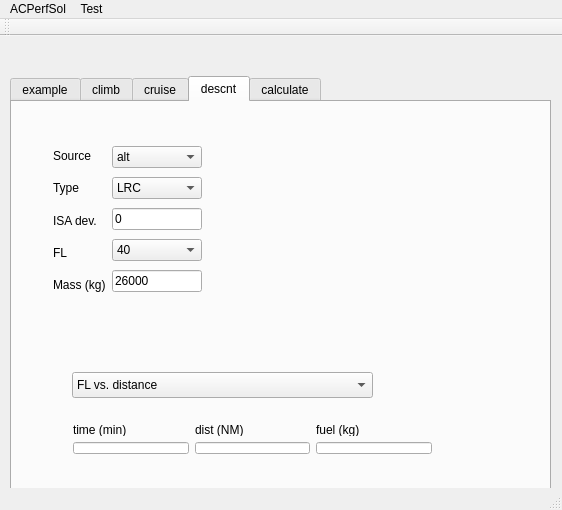
<?xml version="1.0" encoding="UTF-8"?>
<ui version="4.0">
 <class>MainWindow</class>
 <widget class="QMainWindow" name="MainWindow">
  <property name="geometry">
   <rect>
    <x>0</x>
    <y>0</y>
    <width>562</width>
    <height>510</height>
   </rect>
  </property>
  <property name="windowTitle">
   <string>MainWindow</string>
  </property>
  <widget class="QWidget" name="centralWidget">
   <widget class="QTabWidget" name="tabWidget">
    <property name="geometry">
     <rect>
      <x>10</x>
      <y>40</y>
      <width>541</width>
      <height>441</height>
     </rect>
    </property>
    <property name="currentIndex">
     <number>3</number>
    </property>
    <widget class="QWidget" name="tab">
     <attribute name="title">
      <string>example</string>
     </attribute>
     <widget class="QCustomPlot" name="customPlot" native="true">
      <property name="geometry">
       <rect>
        <x>60</x>
        <y>20</y>
        <width>401</width>
        <height>331</height>
       </rect>
      </property>
     </widget>
     <widget class="QLabel" name="label">
      <property name="geometry">
       <rect>
        <x>30</x>
        <y>0</y>
        <width>62</width>
        <height>16</height>
       </rect>
      </property>
      <property name="text">
       <string>TextLabel</string>
      </property>
     </widget>
    </widget>
    <widget class="QWidget" name="tab_2">
     <attribute name="title">
      <string>climb</string>
     </attribute>
     <widget class="QCustomPlot" name="climbdataPlot" native="true">
      <property name="geometry">
       <rect>
        <x>210</x>
        <y>20</y>
        <width>311</width>
        <height>241</height>
       </rect>
      </property>
     </widget>
     <widget class="QCheckBox" name="climb_CheckBox_ICE">
      <property name="geometry">
       <rect>
        <x>30</x>
        <y>250</y>
        <width>93</width>
        <height>20</height>
       </rect>
      </property>
      <property name="text">
       <string>anti ICE on</string>
      </property>
     </widget>
     <widget class="QWidget" name="layoutWidget">
      <property name="geometry">
       <rect>
        <x>60</x>
        <y>340</y>
        <width>391</width>
        <height>53</height>
       </rect>
      </property>
      <layout class="QVBoxLayout" name="verticalLayout_4">
       <item>
        <layout class="QHBoxLayout" name="horizontalLayout_4">
         <item>
          <widget class="QLabel" name="Label_time">
           <property name="text">
            <string>time (min)</string>
           </property>
          </widget>
         </item>
         <item>
          <widget class="QLabel" name="Label_dist">
           <property name="text">
            <string>dist (NM)</string>
           </property>
          </widget>
         </item>
         <item>
          <widget class="QLabel" name="Label_fuel">
           <property name="text">
            <string>fuel (kg)</string>
           </property>
          </widget>
         </item>
        </layout>
       </item>
       <item>
        <layout class="QHBoxLayout" name="horizontalLayout_3">
         <item>
          <widget class="QLineEdit" name="climb_lineEdit_Result_Time"/>
         </item>
         <item>
          <widget class="QLineEdit" name="climb_lineEdit_Result_Dist"/>
         </item>
         <item>
          <widget class="QLineEdit" name="climb_lineEdit_Result_Fuel"/>
         </item>
        </layout>
       </item>
      </layout>
     </widget>
     <widget class="QComboBox" name="climb_comboBox_PrintOptions">
      <property name="geometry">
       <rect>
        <x>30</x>
        <y>300</y>
        <width>451</width>
        <height>26</height>
       </rect>
      </property>
      <item>
       <property name="text">
        <string>FL vs. distance</string>
       </property>
      </item>
      <item>
       <property name="text">
        <string>FL vs. fuel</string>
       </property>
      </item>
      <item>
       <property name="text">
        <string>FL vs. time</string>
       </property>
      </item>
     </widget>
     <widget class="QWidget" name="">
      <property name="geometry">
       <rect>
        <x>12</x>
        <y>41</y>
        <width>171</width>
        <height>177</height>
       </rect>
      </property>
      <layout class="QHBoxLayout" name="horizontalLayout">
       <item>
        <layout class="QVBoxLayout" name="verticalLayout_2">
         <item>
          <widget class="QLabel" name="Source">
           <property name="text">
            <string>Source</string>
           </property>
          </widget>
         </item>
         <item>
          <widget class="QLabel" name="Type">
           <property name="text">
            <string>Type</string>
           </property>
          </widget>
         </item>
         <item>
          <widget class="QLabel" name="RPM">
           <property name="text">
            <string>RPM</string>
           </property>
          </widget>
         </item>
         <item>
          <widget class="QLabel" name="ISA">
           <property name="text">
            <string>ISA dev.</string>
           </property>
          </widget>
         </item>
         <item>
          <widget class="QLabel" name="FL">
           <property name="text">
            <string>FL</string>
           </property>
          </widget>
         </item>
         <item>
          <widget class="QLabel" name="Mass">
           <property name="text">
            <string>Mass (kg)</string>
           </property>
          </widget>
         </item>
        </layout>
       </item>
       <item>
        <layout class="QVBoxLayout" name="verticalLayout">
         <item>
          <widget class="QComboBox" name="climb_comboBox_Source">
           <property name="iconSize">
            <size>
             <width>16</width>
             <height>16</height>
            </size>
           </property>
           <item>
            <property name="text">
             <string>alt</string>
            </property>
           </item>
           <item>
            <property name="text">
             <string>neu</string>
            </property>
           </item>
          </widget>
         </item>
         <item>
          <widget class="QComboBox" name="climb_comboBox_Type">
           <property name="iconSize">
            <size>
             <width>16</width>
             <height>16</height>
            </size>
           </property>
           <item>
            <property name="text">
             <string>1</string>
            </property>
           </item>
           <item>
            <property name="text">
             <string>2</string>
            </property>
           </item>
           <item>
            <property name="text">
             <string>3</string>
            </property>
           </item>
          </widget>
         </item>
         <item>
          <widget class="QComboBox" name="climb_comboBox_RPM">
           <item>
            <property name="text">
             <string>850</string>
            </property>
           </item>
           <item>
            <property name="text">
             <string>900</string>
            </property>
           </item>
          </widget>
         </item>
         <item>
          <widget class="QLineEdit" name="climb_lineEdit_ISA">
           <property name="text">
            <string>0</string>
           </property>
          </widget>
         </item>
         <item>
          <widget class="QComboBox" name="climb_comboBox_FL">
           <item>
            <property name="text">
             <string>40</string>
            </property>
           </item>
           <item>
            <property name="text">
             <string>50</string>
            </property>
           </item>
           <item>
            <property name="text">
             <string>60</string>
            </property>
           </item>
           <item>
            <property name="text">
             <string>70</string>
            </property>
           </item>
           <item>
            <property name="text">
             <string>80</string>
            </property>
           </item>
           <item>
            <property name="text">
             <string>90</string>
            </property>
           </item>
           <item>
            <property name="text">
             <string>100</string>
            </property>
           </item>
           <item>
            <property name="text">
             <string>110</string>
            </property>
           </item>
           <item>
            <property name="text">
             <string>120</string>
            </property>
           </item>
           <item>
            <property name="text">
             <string>130</string>
            </property>
           </item>
           <item>
            <property name="text">
             <string>140</string>
            </property>
           </item>
           <item>
            <property name="text">
             <string>150</string>
            </property>
           </item>
           <item>
            <property name="text">
             <string>160</string>
            </property>
           </item>
           <item>
            <property name="text">
             <string>170</string>
            </property>
           </item>
           <item>
            <property name="text">
             <string>180</string>
            </property>
           </item>
           <item>
            <property name="text">
             <string>190</string>
            </property>
           </item>
           <item>
            <property name="text">
             <string>200</string>
            </property>
           </item>
           <item>
            <property name="text">
             <string>210</string>
            </property>
           </item>
           <item>
            <property name="text">
             <string>220</string>
            </property>
           </item>
           <item>
            <property name="text">
             <string>230</string>
            </property>
           </item>
           <item>
            <property name="text">
             <string>240</string>
            </property>
           </item>
           <item>
            <property name="text">
             <string>250</string>
            </property>
           </item>
           <item>
            <property name="text">
             <string>260</string>
            </property>
           </item>
           <item>
            <property name="text">
             <string>270</string>
            </property>
           </item>
          </widget>
         </item>
         <item>
          <widget class="QLineEdit" name="climb_lineEdit_Mass">
           <property name="text">
            <string>26000</string>
           </property>
          </widget>
         </item>
        </layout>
       </item>
      </layout>
     </widget>
    </widget>
    <widget class="QWidget" name="tab_3">
     <attribute name="title">
      <string>cruise</string>
     </attribute>
     <widget class="QCustomPlot" name="cruisedataPlot" native="true">
      <property name="geometry">
       <rect>
        <x>230</x>
        <y>30</y>
        <width>281</width>
        <height>241</height>
       </rect>
      </property>
     </widget>
     <widget class="QWidget" name="layoutWidget_2">
      <property name="geometry">
       <rect>
        <x>30</x>
        <y>40</y>
        <width>171</width>
        <height>177</height>
       </rect>
      </property>
      <layout class="QHBoxLayout" name="horizontalLayout_2">
       <item>
        <layout class="QVBoxLayout" name="verticalLayout_3">
         <item>
          <widget class="QLabel" name="Source_2">
           <property name="text">
            <string>Source</string>
           </property>
          </widget>
         </item>
         <item>
          <widget class="QLabel" name="Type_2">
           <property name="text">
            <string>Type</string>
           </property>
          </widget>
         </item>
         <item>
          <widget class="QLabel" name="ISA_2">
           <property name="text">
            <string>ISA dev.</string>
           </property>
          </widget>
         </item>
         <item>
          <widget class="QLabel" name="FL_2">
           <property name="text">
            <string>FL</string>
           </property>
          </widget>
         </item>
         <item>
          <widget class="QLabel" name="Mass_2">
           <property name="text">
            <string>Mass (kg)</string>
           </property>
          </widget>
         </item>
        </layout>
       </item>
       <item>
        <layout class="QVBoxLayout" name="verticalLayout_5">
         <item>
          <widget class="QComboBox" name="cruise_comboBox_Source">
           <property name="iconSize">
            <size>
             <width>16</width>
             <height>16</height>
            </size>
           </property>
           <item>
            <property name="text">
             <string>alt</string>
            </property>
           </item>
           <item>
            <property name="text">
             <string>neu</string>
            </property>
           </item>
          </widget>
         </item>
         <item>
          <widget class="QComboBox" name="cruise_comboBox_Type">
           <property name="iconSize">
            <size>
             <width>16</width>
             <height>16</height>
            </size>
           </property>
           <item>
            <property name="text">
             <string>LRC</string>
            </property>
           </item>
           <item>
            <property name="text">
             <string>ISC</string>
            </property>
           </item>
           <item>
            <property name="text">
             <string>HSC</string>
            </property>
           </item>
           <item>
            <property name="text">
             <string>MCR</string>
            </property>
           </item>
          </widget>
         </item>
         <item>
          <widget class="QLineEdit" name="cruise_lineEdit_ISA">
           <property name="text">
            <string>0</string>
           </property>
          </widget>
         </item>
         <item>
          <widget class="QComboBox" name="cruise_comboBox_FL">
           <item>
            <property name="text">
             <string>40</string>
            </property>
           </item>
           <item>
            <property name="text">
             <string>50</string>
            </property>
           </item>
           <item>
            <property name="text">
             <string>60</string>
            </property>
           </item>
           <item>
            <property name="text">
             <string>70</string>
            </property>
           </item>
           <item>
            <property name="text">
             <string>80</string>
            </property>
           </item>
           <item>
            <property name="text">
             <string>90</string>
            </property>
           </item>
           <item>
            <property name="text">
             <string>100</string>
            </property>
           </item>
           <item>
            <property name="text">
             <string>110</string>
            </property>
           </item>
           <item>
            <property name="text">
             <string>120</string>
            </property>
           </item>
           <item>
            <property name="text">
             <string>130</string>
            </property>
           </item>
           <item>
            <property name="text">
             <string>140</string>
            </property>
           </item>
           <item>
            <property name="text">
             <string>150</string>
            </property>
           </item>
           <item>
            <property name="text">
             <string>160</string>
            </property>
           </item>
           <item>
            <property name="text">
             <string>170</string>
            </property>
           </item>
           <item>
            <property name="text">
             <string>180</string>
            </property>
           </item>
           <item>
            <property name="text">
             <string>190</string>
            </property>
           </item>
           <item>
            <property name="text">
             <string>200</string>
            </property>
           </item>
           <item>
            <property name="text">
             <string>210</string>
            </property>
           </item>
           <item>
            <property name="text">
             <string>220</string>
            </property>
           </item>
           <item>
            <property name="text">
             <string>230</string>
            </property>
           </item>
           <item>
            <property name="text">
             <string>240</string>
            </property>
           </item>
           <item>
            <property name="text">
             <string>250</string>
            </property>
           </item>
           <item>
            <property name="text">
             <string>260</string>
            </property>
           </item>
           <item>
            <property name="text">
             <string>270</string>
            </property>
           </item>
          </widget>
         </item>
         <item>
          <widget class="QLineEdit" name="cruise_lineEdit_Mass">
           <property name="text">
            <string>26000</string>
           </property>
          </widget>
         </item>
        </layout>
       </item>
      </layout>
     </widget>
     <widget class="QCheckBox" name="cruise_CheckBox_ICE">
      <property name="geometry">
       <rect>
        <x>70</x>
        <y>240</y>
        <width>93</width>
        <height>20</height>
       </rect>
      </property>
      <property name="text">
       <string>anti ICE on</string>
      </property>
     </widget>
     <widget class="QWidget" name="layoutWidget_3">
      <property name="geometry">
       <rect>
        <x>50</x>
        <y>320</y>
        <width>401</width>
        <height>53</height>
       </rect>
      </property>
      <layout class="QVBoxLayout" name="verticalLayout_6">
       <item>
        <layout class="QHBoxLayout" name="horizontalLayout_6">
         <item>
          <widget class="QLabel" name="Label_time_2">
           <property name="text">
            <string>KIAS</string>
           </property>
          </widget>
         </item>
         <item>
          <widget class="QLabel" name="Label_dist_2">
           <property name="text">
            <string>KTAS</string>
           </property>
          </widget>
         </item>
         <item>
          <widget class="QLabel" name="Label_fuel_2">
           <property name="text">
            <string>fuelflow (kg/h)</string>
           </property>
          </widget>
         </item>
        </layout>
       </item>
       <item>
        <layout class="QHBoxLayout" name="horizontalLayout_5">
         <item>
          <widget class="QLineEdit" name="cruise_lineEdit_Result_KIAS"/>
         </item>
         <item>
          <widget class="QLineEdit" name="cruise_lineEdit_Result_KTAS"/>
         </item>
         <item>
          <widget class="QLineEdit" name="cruise_lineEdit_Result_FUELFLOW"/>
         </item>
        </layout>
       </item>
      </layout>
     </widget>
     <widget class="QComboBox" name="cruise_comboBox_PrintOptions">
      <property name="geometry">
       <rect>
        <x>70</x>
        <y>280</y>
        <width>291</width>
        <height>26</height>
       </rect>
      </property>
      <item>
       <property name="text">
        <string>FL vs. KIAS</string>
       </property>
      </item>
      <item>
       <property name="text">
        <string>FL vs. KTAS</string>
       </property>
      </item>
      <item>
       <property name="text">
        <string>FL vs. KTIAS and KTAS</string>
       </property>
      </item>
      <item>
       <property name="text">
        <string>FL vs. fuel flow</string>
       </property>
      </item>
     </widget>
    </widget>
    <widget class="QWidget" name="tab_4">
     <attribute name="title">
      <string>descnt</string>
     </attribute>
     <widget class="QCustomPlot" name="descentdataPlot" native="true">
      <property name="geometry">
       <rect>
        <x>240</x>
        <y>10</y>
        <width>261</width>
        <height>231</height>
       </rect>
      </property>
     </widget>
     <widget class="QWidget" name="layoutWidget_4">
      <property name="geometry">
       <rect>
        <x>30</x>
        <y>30</y>
        <width>171</width>
        <height>177</height>
       </rect>
      </property>
      <layout class="QHBoxLayout" name="horizontalLayout_7">
       <item>
        <layout class="QVBoxLayout" name="verticalLayout_7">
         <item>
          <widget class="QLabel" name="Source_3">
           <property name="text">
            <string>Source</string>
           </property>
          </widget>
         </item>
         <item>
          <widget class="QLabel" name="Type_3">
           <property name="text">
            <string>Type</string>
           </property>
          </widget>
         </item>
         <item>
          <widget class="QLabel" name="ISA_3">
           <property name="text">
            <string>ISA dev.</string>
           </property>
          </widget>
         </item>
         <item>
          <widget class="QLabel" name="FL_3">
           <property name="text">
            <string>FL</string>
           </property>
          </widget>
         </item>
         <item>
          <widget class="QLabel" name="Mass_3">
           <property name="text">
            <string>Mass (kg)</string>
           </property>
          </widget>
         </item>
        </layout>
       </item>
       <item>
        <layout class="QVBoxLayout" name="verticalLayout_8">
         <item>
          <widget class="QComboBox" name="descent_comboBox_Source">
           <property name="iconSize">
            <size>
             <width>16</width>
             <height>16</height>
            </size>
           </property>
           <item>
            <property name="text">
             <string>alt</string>
            </property>
           </item>
           <item>
            <property name="text">
             <string>neu</string>
            </property>
           </item>
          </widget>
         </item>
         <item>
          <widget class="QComboBox" name="descent_comboBox_Type">
           <property name="iconSize">
            <size>
             <width>16</width>
             <height>16</height>
            </size>
           </property>
           <item>
            <property name="text">
             <string>LRC</string>
            </property>
           </item>
           <item>
            <property name="text">
             <string>ISC</string>
            </property>
           </item>
           <item>
            <property name="text">
             <string>HSC</string>
            </property>
           </item>
           <item>
            <property name="text">
             <string>MCR</string>
            </property>
           </item>
          </widget>
         </item>
         <item>
          <widget class="QLineEdit" name="descent_lineEdit_ISA">
           <property name="text">
            <string>0</string>
           </property>
          </widget>
         </item>
         <item>
          <widget class="QComboBox" name="descent_comboBox_FL">
           <item>
            <property name="text">
             <string>40</string>
            </property>
           </item>
           <item>
            <property name="text">
             <string>50</string>
            </property>
           </item>
           <item>
            <property name="text">
             <string>60</string>
            </property>
           </item>
           <item>
            <property name="text">
             <string>70</string>
            </property>
           </item>
           <item>
            <property name="text">
             <string>80</string>
            </property>
           </item>
           <item>
            <property name="text">
             <string>90</string>
            </property>
           </item>
           <item>
            <property name="text">
             <string>100</string>
            </property>
           </item>
           <item>
            <property name="text">
             <string>110</string>
            </property>
           </item>
           <item>
            <property name="text">
             <string>120</string>
            </property>
           </item>
           <item>
            <property name="text">
             <string>130</string>
            </property>
           </item>
           <item>
            <property name="text">
             <string>140</string>
            </property>
           </item>
           <item>
            <property name="text">
             <string>150</string>
            </property>
           </item>
           <item>
            <property name="text">
             <string>160</string>
            </property>
           </item>
           <item>
            <property name="text">
             <string>170</string>
            </property>
           </item>
           <item>
            <property name="text">
             <string>180</string>
            </property>
           </item>
           <item>
            <property name="text">
             <string>190</string>
            </property>
           </item>
           <item>
            <property name="text">
             <string>200</string>
            </property>
           </item>
           <item>
            <property name="text">
             <string>210</string>
            </property>
           </item>
           <item>
            <property name="text">
             <string>220</string>
            </property>
           </item>
           <item>
            <property name="text">
             <string>230</string>
            </property>
           </item>
           <item>
            <property name="text">
             <string>240</string>
            </property>
           </item>
           <item>
            <property name="text">
             <string>250</string>
            </property>
           </item>
           <item>
            <property name="text">
             <string>260</string>
            </property>
           </item>
           <item>
            <property name="text">
             <string>270</string>
            </property>
           </item>
          </widget>
         </item>
         <item>
          <widget class="QLineEdit" name="descent_lineEdit_Mass">
           <property name="text">
            <string>26000</string>
           </property>
          </widget>
         </item>
        </layout>
       </item>
      </layout>
     </widget>
     <widget class="QWidget" name="layoutWidget_5">
      <property name="geometry">
       <rect>
        <x>50</x>
        <y>310</y>
        <width>381</width>
        <height>53</height>
       </rect>
      </property>
      <layout class="QVBoxLayout" name="verticalLayout_13">
       <item>
        <layout class="QHBoxLayout" name="horizontalLayout_11">
         <item>
          <widget class="QLabel" name="Label_time_3">
           <property name="text">
            <string>time (min)</string>
           </property>
          </widget>
         </item>
         <item>
          <widget class="QLabel" name="Label_dist_3">
           <property name="text">
            <string>dist (NM)</string>
           </property>
          </widget>
         </item>
         <item>
          <widget class="QLabel" name="Label_fuel_3">
           <property name="text">
            <string>fuel (kg)</string>
           </property>
          </widget>
         </item>
        </layout>
       </item>
       <item>
        <layout class="QHBoxLayout" name="horizontalLayout_10">
         <item>
          <widget class="QLineEdit" name="descent_lineEdit_Result_Time"/>
         </item>
         <item>
          <widget class="QLineEdit" name="descent_lineEdit_Result_Dist"/>
         </item>
         <item>
          <widget class="QLineEdit" name="descent_lineEditResult_Fuel"/>
         </item>
        </layout>
       </item>
      </layout>
     </widget>
     <widget class="QComboBox" name="descent_comboBox_PrintOptions">
      <property name="geometry">
       <rect>
        <x>60</x>
        <y>270</y>
        <width>301</width>
        <height>26</height>
       </rect>
      </property>
      <item>
       <property name="text">
        <string>FL vs. distance</string>
       </property>
      </item>
      <item>
       <property name="text">
        <string>FL vs. fuel flow</string>
       </property>
      </item>
      <item>
       <property name="text">
        <string>FL vs time</string>
       </property>
      </item>
     </widget>
    </widget>
    <widget class="QWidget" name="tab_5">
     <attribute name="title">
      <string>calculate</string>
     </attribute>
     <widget class="QPushButton" name="pushButton">
      <property name="geometry">
       <rect>
        <x>360</x>
        <y>200</y>
        <width>114</width>
        <height>32</height>
       </rect>
      </property>
      <property name="text">
       <string>PushButton</string>
      </property>
     </widget>
     <widget class="QComboBox" name="comboBox">
      <property name="geometry">
       <rect>
        <x>170</x>
        <y>70</y>
        <width>111</width>
        <height>26</height>
       </rect>
      </property>
     </widget>
     <widget class="QLabel" name="label_5">
      <property name="geometry">
       <rect>
        <x>40</x>
        <y>80</y>
        <width>62</width>
        <height>16</height>
       </rect>
      </property>
      <property name="text">
       <string>TextLabel</string>
      </property>
     </widget>
     <widget class="QLineEdit" name="lineEdit">
      <property name="geometry">
       <rect>
        <x>150</x>
        <y>200</y>
        <width>113</width>
        <height>21</height>
       </rect>
      </property>
     </widget>
     <widget class="QLabel" name="label_6">
      <property name="geometry">
       <rect>
        <x>30</x>
        <y>200</y>
        <width>62</width>
        <height>16</height>
       </rect>
      </property>
      <property name="text">
       <string>TextLabel</string>
      </property>
     </widget>
    </widget>
   </widget>
  </widget>
  <widget class="QMenuBar" name="menuBar">
   <property name="geometry">
    <rect>
     <x>0</x>
     <y>0</y>
     <width>562</width>
     <height>22</height>
    </rect>
   </property>
   <widget class="QMenu" name="menuACPerfSol">
    <property name="title">
     <string>ACPerfSol</string>
    </property>
   </widget>
   <widget class="QMenu" name="menuTest">
    <property name="title">
     <string>Test</string>
    </property>
   </widget>
   <addaction name="menuACPerfSol"/>
   <addaction name="menuTest"/>
  </widget>
  <widget class="QToolBar" name="mainToolBar">
   <attribute name="toolBarArea">
    <enum>TopToolBarArea</enum>
   </attribute>
   <attribute name="toolBarBreak">
    <bool>false</bool>
   </attribute>
  </widget>
  <widget class="QStatusBar" name="statusBar"/>
 </widget>
 <layoutdefault spacing="6" margin="11"/>
 <customwidgets>
  <customwidget>
   <class>QCustomPlot</class>
   <extends>QWidget</extends>
   <header>Plot/qcustomplot.h</header>
   <container>1</container>
  </customwidget>
 </customwidgets>
 <resources/>
 <connections/>
</ui>
